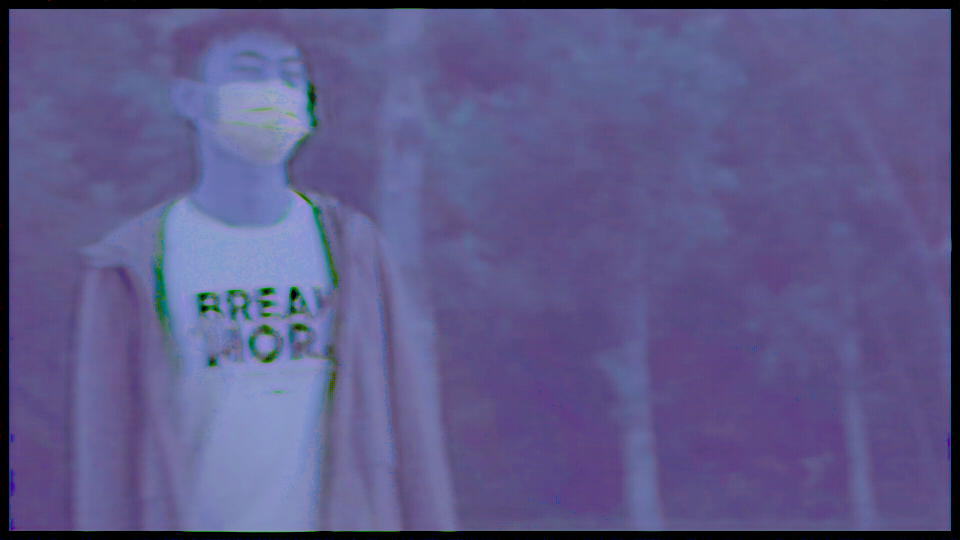
#> input picture Docs/Images/17_patchmatch_deblur/full_0.png, 1920 x 1080 px, found by its file name (shown at 1/2 size)
$ python bm3d_demo_rgb.py   (older library calls are emulated)
#> lines starting #> are read from the running program, lines starting #| are printed output that depends on the picture
### bm3d_python_package_3.0.9/bm3d-3.0.9/bm3d/__init__.py
"""
BM3D is an algorithm for attenuation of additive spatially correlated
stationary (aka colored) Gaussian noise.

based on Y. Mäkinen, L. Azzari, A. Foi, 2020,
"Collaborative Filtering of Correlated Noise: Exact Transform-Domain Variance for Improved Shrinkage and Patch Matching",
in IEEE Transactions on Image Processing, vol. 29, pp. 8339-8354.

Copyright (c) 2006-2020 Tampere University.
All rights reserved.
This work (software, material, and documentation) shall only
be used for nonprofit noncommercial purposes.
Any unauthorized use of this work for commercial or for-profit purposes
is prohibited.
"""


import numpy as np
import pywt
import copy
import os
from typing import Union, Tuple
from scipy.fftpack import *
from scipy.linalg import *
from scipy.ndimage.filters import correlate
from scipy.io import loadmat
from scipy import signal
from scipy.interpolate import interpn

# PyWavelets is not essential, as we include a few hard-coded transforms
try:
    import pywt
except ImportError:
    pywt = None

from .bm3d_ctypes import bm3d_step
# Alternatively, from .bm3d_c import bm3d_step

from .profiles import BM3DProfile, BM3DProfileRefilter, BM3DProfileVN, BM3DStages
from .profiles import BM3DProfileDeb, BM3DProfileHigh, BM3DProfileLC, BM3DProfileVNOld

EPS = 2.2204e-16


def bm3d_rgb(z: np.ndarray, sigma_psd: Union[np.ndarray, list, float],
             profile: Union[BM3DProfile, str] = 'np', colorspace: str = 'opp')\
        -> np.ndarray:
    """
    BM3D For color images. Performs color transform to do block-matching in luminance domain.
    :param z: Noisy image, 3 channels (MxNx3)
    :param sigma_psd: Noise PSD, either MxN or MxNx3 (different PSDs for different channels)
                        or
                      Noise standard deviation, either float, or [float, float, float] for 3 different stds.
    :param profile: Settings for BM3D: BM3DProfile object or a string.
                    ('np', 'refilter', 'vn', 'vn_old', 'high', 'deb')
    :param colorspace: 'YCbCr' or 'opp' for choosing the color transform
    :return: denoised color image, same size as z
    """

    # Forward color transform
    z, imax, imin, scale, a = rgb_to(z, colorspace)

    # Scale PSD appropriately

    # Multiple PSDs / sigmas

    if np.ndim(sigma_psd) == 1 or (np.ndim(sigma_psd) == 3 and sigma_psd.shape[2] == 3):
        sigma_psd = np.array(sigma_psd)
        if np.ndim(sigma_psd) == 3:
            o = sigma_psd.reshape([sigma_psd.shape[0] * sigma_psd.shape[1], 3]) @ (a.T ** 2)
            o = o.reshape([sigma_psd.shape[0], sigma_psd.shape[1], 3])
            sigma_psd = o / np.transpose(np.atleast_3d((imax - imin) ** 2), (0, 2, 1))
        else:
            # One-dim PSDs
            o = np.array(np.ravel(sigma_psd)).T ** 2 @ (a.T ** 2)
            sigma_psd = np.sqrt(o / (imax - imin) ** 2)
    else:
        if np.squeeze(sigma_psd).ndim <= 1:  # stds are scaled by the sqrt.
            sigma_psd = sigma_psd * np.transpose(np.atleast_3d(np.sqrt(scale)), (0, 2, 1))
        else:
            sigma_psd = np.atleast_3d(sigma_psd) * np.transpose(np.atleast_3d(scale), (0, 2, 1))

    # Call BM3D with the transformed image and PSD
    y_hat = bm3d(z, sigma_psd, profile)

    # Inverse transform to get the final estimate
    y_hat, imax, imin, scale, a = rgb_to(y_hat, colorspace, True, imax, imin)

    return y_hat


# [68 lines left out: function bm3d_deblurring, not called in this run]


def bm3d(z: np.ndarray, sigma_psd: Union[np.ndarray, list, float],
         profile: Union[BM3DProfile, str] = 'np',
         stage_arg: Union[BM3DStages, np.ndarray] = BM3DStages.ALL_STAGES,
         blockmatches: tuple = (False, False))\
        -> Union[np.ndarray, Tuple[np.ndarray, Tuple[np.ndarray, np.ndarray]]]:
    """
    Perform BM3D denoising on z: either hard-thresholding, Wiener filtering or both.

    :param z: Noisy image. either MxN or MxNxC where C is the channel count.
              For multichannel images, blockmatching is performed on the first channel.
    :param sigma_psd: Noise PSD, either MxN or MxNxC (different PSDs for different channels)
            or
           sigma_psd: Noise standard deviation, either float, or length C list of floats
    :param profile: Settings for BM3D: BM3DProfile object or a string
                    ('np', 'refilter', 'vn', 'vn_old', 'high', 'deb'). Default 'np'.
    :param stage_arg: Determines whether to perform hard-thresholding or wiener filtering.
                    either BM3DStages.HARD_THRESHOLDING, BM3DStages.ALL_STAGES or an estimate
                    of the noise-free image.
                    - BM3DStages.ALL_STAGES: Perform both.
                    - BM3DStages.HARD_THRESHOLDING: Perform hard-thresholding only.
                    - ndarray, size of z: Perform Wiener Filtering with stage_arg as pilot.
    :param blockmatches: Tuple (HT, Wiener), with either value either:
                        - False : Do not save blockmatches for phase
                        - True : Save blockmatches for phase
                        - Pre-computed block-matching array returned by a previous call with [True]
                        Such as y_est, matches = BM3D(z, sigma_psd, profile, blockMatches=(True, True))
                        y_est2 = BM3D(z2, sigma_psd, profile, blockMatches=matches);
    :return:
        - denoised image, same size as z: if blockmatches == (False, False)
        - denoised image, blockmatch data: if either element of blockmatches is True
    """

    # Profile selection, if profile is a string, otherwise BM3DProfile.
    pro = _select_profile(profile)

    # Ensure z is 3-D a numpy array
    z = np.array(z)
    if z.ndim == 1:
        raise ValueError("z must be either a 2D or a 3D image!")
    if z.ndim == 2:
        z = np.atleast_3d(z)

    # If profile defines maximum required pad, use that, otherwise use image size
    pad_size = (int(np.ceil(z.shape[0] / 2)), int(np.ceil(z.shape[1] / 2)))\
        if pro.max_pad_size is None else pro.max_pad_size

    # Add 3rd dimension if necessary - don't pad there
    if z.ndim == 3 and len(pad_size) == 2:
        pad_size = (pad_size[0], pad_size[1], 0)

    y_hat = None
    ht_blocks = None
    wie_blocks = None

    # If we passed a numpy array as stage_arg, presume it is a hard-thresholding estimate.
    if isinstance(stage_arg, np.ndarray):
        y_hat = np.atleast_3d(stage_arg)
        stage_arg = BM3DStages.WIENER_FILTERING
        if y_hat.shape != z.shape:
            raise ValueError("Estimate passed in stage_arg must be equal size to z!")

    elif stage_arg == BM3DStages.WIENER_FILTERING:
        raise ValueError("If you wish to only perform Wiener filtering, you need to pass an estimate as stage_arg!")

    if np.minimum(z.shape[0], z.shape[1]) < pro.bs_ht or np.minimum(z.shape[0], z.shape[1]) < pro.bs_wiener:
        raise ValueError("Image cannot be smaller than block size!")

    # If this is true, we are doing hard thresholding (whether we do Wiener later or not)
    stage_ht = (stage_arg.value & BM3DStages.HARD_THRESHOLDING.value) != 0
    # If this is true, we are doing Wiener filtering
    stage_wie = (stage_arg.value & BM3DStages.WIENER_FILTERING.value) != 0

    channel_count = z.shape[2]
    sigma_psd = np.array(sigma_psd)
    single_dim_psd = False

    # Format single dimension (std) sigma_psds
    if np.squeeze(sigma_psd).ndim <= 1:
        single_dim_psd = True
    if np.squeeze(sigma_psd).ndim == 1:
        sigma_psd = np.atleast_3d(np.ravel(sigma_psd)).transpose(0, 2, 1)
    else:
        sigma_psd = np.atleast_3d(sigma_psd)

    # Handle blockmatching inputs
    blockmatches_ht, blockmatches_wie = blockmatches  # Break apart

    # Convert blockmatch args to array even if they're single value
    if type(blockmatches_ht) == bool:
        blockmatches_ht = np.array([blockmatches_ht], dtype=np.int32)
    if type(blockmatches_wie) == bool:
        blockmatches_wie = np.array([blockmatches_wie], dtype=np.int32)

    sigma_psd2, psd_blur, psd_k = _process_psd(sigma_psd, z, single_dim_psd, pad_size, pro)

    # Step 1. Produce the basic estimate by HT filtering
    if stage_ht:

        # Get used transforms and aggregation windows.
        t_forward, t_inverse, hadper_trans_single_den,\
            inverse_hadper_trans_single_den, wwin2d = _get_transforms(pro, True)

        # Call the actual hard-thresholding step with the acquired parameters
        y_hat, ht_blocks = bm3d_step(BM3DStages.HARD_THRESHOLDING, z, psd_blur, single_dim_psd,
                                     pro, t_forward, t_inverse.T, hadper_trans_single_den,
                                     inverse_hadper_trans_single_den, wwin2d, channel_count, blockmatches_ht)
        if pro.print_info:
            print('Hard-thresholding stage completed')

        # Residual denoising, HT
        if pro.denoise_residual:

                remains, remains_psd = get_filtered_residual(z, y_hat, sigma_psd2, pad_size, pro.residual_thr)
                remains_psd = _process_psd_for_nf(remains_psd, psd_k, pro)

                if np.min(np.max(np.max(remains_psd, axis=0), axis=0)) > 1e-5:
                    # Re-filter
                    y_hat, ht_blocks = bm3d_step(BM3DStages.HARD_THRESHOLDING, y_hat + remains, remains_psd, False,
                                                 pro, t_forward, t_inverse.T, hadper_trans_single_den,
                                                 inverse_hadper_trans_single_den, wwin2d, channel_count,
                                                 blockmatches_ht, refiltering=True)

    # Step 2. Produce the final estimate by Wiener filtering (using the
    # hard-thresholding initial estimate)
    if stage_wie:

        # Get used transforms and aggregation windows.
        t_forward, t_inverse, hadper_trans_single_den,\
            inverse_hadper_trans_single_den, wwin2d = _get_transforms(pro, False)

        # Multiply PSDs by mus
        mu_list = np.ravel(pro.mu2).reshape([1, 1, np.size(pro.mu2)])
        if single_dim_psd:
            mu_list = np.sqrt(mu_list)
        psd_blur_mult = psd_blur * mu_list

        # Wiener filtering
        y_hat, wie_blocks = bm3d_step(BM3DStages.WIENER_FILTERING, z, psd_blur_mult, single_dim_psd,
                                      pro, t_forward, t_inverse.T, hadper_trans_single_den,
                                      inverse_hadper_trans_single_den, wwin2d, channel_count,
                                      blockmatches_wie, y_hat=y_hat)

        # Residual denoising, Wiener
        if pro.denoise_residual:
            remains, remains_psd = get_filtered_residual(z, y_hat, sigma_psd2, pad_size, pro.residual_thr)
            remains_psd = _process_psd_for_nf(remains_psd, psd_k, pro)

            if np.min(np.max(np.max(remains_psd, axis=0), axis=0)) > 1e-5:

                psd_blur_mult = remains_psd * np.ravel(pro.mu2_re).reshape([1, 1, np.size(pro.mu2_re)])
                y_hat, wie_blocks = bm3d_step(BM3DStages.WIENER_FILTERING, y_hat + remains, psd_blur_mult, False,
                                              pro, t_forward, t_inverse.T, hadper_trans_single_den,
                                              inverse_hadper_trans_single_den, wwin2d, channel_count, blockmatches_wie,
                                              refiltering=True, y_hat=y_hat)

        if pro.print_info:
            print('Wiener-filtering stage completed')

    if not stage_ht and not stage_wie:
        raise ValueError("No operation was selected!")

    # Remove useless dimension if only single output
    if channel_count == 1:
        y_hat = y_hat[:, :, 0]

    incl_blockmatches = (blockmatches_ht is not None and blockmatches_ht[0] == 1) or \
                        (blockmatches_wie is not None and blockmatches_wie[0] == 1)

    if blockmatches_ht is None or blockmatches_ht[0] != 1 or ht_blocks is None:
        ht_blocks = np.zeros(1, dtype=np.intc)

    if blockmatches_wie is None or blockmatches_wie[0] != 1 or wie_blocks is None:
        wie_blocks = np.zeros(1, dtype=np.intc)

    if incl_blockmatches:
        return y_hat, (ht_blocks, wie_blocks)

    return y_hat


# [52 lines left out: function get_filtered_residual, not called in this run]


def gaussian_kernel(size: tuple, std: float, std2: float = -1) -> np.ndarray:
    """
    Get a 2D Gaussian kernel of size (sz1, sz2) with the specified standard deviations.
    If std2 is not specified, both stds will be the same.
    :param size: kernel size, tuple
    :param std: std of 1st dimension
    :param std2: std of 2nd dimension, or -1 if equal to std
    :return: normalized Gaussian kernel (sum == 1)
    """
    if std2 == -1:
        std2 = std
    g1d = signal.gaussian(int(size[0]), std=std).reshape(int(size[0]), 1)
    g1d2 = signal.gaussian(int(size[1]), std=std2).reshape(int(size[1]), 1)

    g2d = np.outer(g1d / np.sum(g1d), g1d2 / np.sum(g1d2))
    return g2d


# [29 lines left out: function _process_psd_for_nf, not called in this run]


def _select_profile(profile: Union[str, BM3DProfile]) -> BM3DProfile:
    """
    Select profile for BM3D
    :param profile: BM3DProfile or a string
    :return: BM3DProfile object
    """
    if isinstance(profile, BM3DProfile):
        pro = copy.copy(profile)
    elif profile == 'np':
        pro = BM3DProfile()
    elif profile == 'refilter':
        pro = BM3DProfileRefilter()
    elif profile == 'vn':
        pro = BM3DProfileVN()
    elif profile == 'high':
        pro = BM3DProfileHigh()
    elif profile == 'vn_old':
        pro = BM3DProfileVNOld()
    elif profile == 'deb':
        pro = BM3DProfileDeb()
    else:
        raise TypeError('"profile" should be either a string of '
                        '"np"/"refilter"/"vn"/"high"/"vn_old"/"deb" or a BM3DProfile object!')
    return pro


# [514 lines left out: functions _get_transf_matrix, _estimate_parameters_for_psd, _get_features, _pcax, _trapz2, _get_kernel_from_psd and 3 more, not called in this run]


def rgb_to(img: np.ndarray, colormode: str = 'YCbCr', inverse: bool = False,
           o_max: float = 0, o_min: float = 0)\
        -> (np.ndarray, float, float, float, np.ndarray):
    """
    Converts to normalized YCbCr or 'opp' (or back), returns normalization values needed for inverse
    :param img: image to transform (MxNx3)
    :param colormode: 'YCbCr' or 'opp'
    :param inverse: if True, do the inverse instead
    :param o_max: max value used for inverse scaling (returned by forward)
    :param o_min: min value used for inverse scaling (returned by forward)
    :return: (normalized+transformed image, o_max, o_min, scale used to multiply 1-D PSD, forward transform used)
    """
    if colormode == 'opp':
        # Forward
        a = np.array([[1/3, 1/3, 1/3], [0.5, 0, -0.5], [0.25, -0.5, 0.25]])
        # Inverse
        b = np.array([[1, 1, 2/3], [1, 0, -4/3], [1, -1, 2/3]])
    else:
        # YCbCr
        a = np.array([[0.299, 0.587, 0.114], [-0.168737, -0.331263, 0.5], [0.5, -0.418688, -0.081313]])
        b = np.array([[1.0000, 0.0000, 1.4020], [1.0000, -0.3441, -0.7141], [1.0000, 1.7720, 0.0000]])

    if inverse:
        # The inverse transform
        o = (img.reshape([img.shape[0] * img.shape[1], 3]) * (o_max - o_min) + o_min) @ b.T
        scale = None
    else:
        # The color transform
        o = img.reshape([img.shape[0] * img.shape[1], 3]) @ a.T
        o_max = np.max(o, axis=0)
        o_min = np.min(o, axis=0)
        o = (o - o_min) / (o_max - o_min)
        scale = np.sum(a.T ** 2, axis=0) / (o_max - o_min) ** 2

    return o.reshape([img.shape[0], img.shape[1], 3]), o_max, o_min, scale, a

### bm3d_python_package_3.0.9/bm3d-3.0.9/examples/experiment_funcs.py
"""
Define functions needed for the demos.
"""

import numpy as np
from scipy.fftpack import fft2, ifft2, fftshift, ifftshift
from scipy.signal import fftconvolve
from bm3d import gaussian_kernel


# [21 lines left out: functions get_psnr, get_cropped_psnr, not called in this run]


def get_experiment_kernel(noise_type: str, noise_var: float, sz: tuple = np.array((101, 101))):
    """
    Get kernel for generating noise from specific experiment from the paper.
    :param noise_type: Noise type string, g[0-4](w|)
    :param noise_var: noise variance
    :param sz: size of image, used only for g4 and g4w
    :return: experiment kernel with the l2-norm equal to variance
    """
    # if noiseType == gw / g0
    kernel = np.array([[1]])
    noise_types = ['gw', 'g0', 'g1', 'g2', 'g3', 'g4', 'g1w', 'g2w', 'g3w', 'g4w']
    if noise_type not in noise_types:
        raise ValueError("Noise type must be one of " + str(noise_types))

    if noise_type != "g4" and noise_type != "g4w":
        # Crop this size of kernel when generating,
        # unless pink noise, in which
        # if noiseType == we want to use the full image size
        sz = np.array([101, 101])
    else:
        sz = np.array(sz)

    # Sizes for meshgrids
    sz2 = -(1 - (sz % 2)) * 1 + np.floor(sz / 2)
    sz1 = np.floor(sz / 2)
    uu, vv = np.meshgrid([i for i in range(-int(sz1[0]), int(sz2[0]) + 1)],
                         [i for i in range(-int(sz1[1]), int(sz2[1]) + 1)])

    beta = 0.8

    if noise_type[0:2] == 'g1':
        # Horizontal line
        kernel = np.atleast_2d(16 - abs(np.linspace(1, 31, 31) - 16))

    elif noise_type[0:2] == 'g2':
        # Circular repeating pattern
        scale = 1
        dist = uu ** 2 + vv ** 2
        kernel = np.cos(np.sqrt(dist) / scale) * gaussian_kernel((sz[0], sz[1]), 10)

    elif noise_type[0:2] == 'g3':
        # Diagonal line pattern kernel
        scale = 1
        kernel = np.cos((uu + vv) / scale) * gaussian_kernel((sz[0], sz[1]), 10)

    elif noise_type[0:2] == 'g4':
        # Pink noise
        dist = uu ** 2 + vv ** 2
        n = sz[0] * sz[1]
        spec = (np.sqrt((np.sqrt(n) * 1e-2) / (np.sqrt(dist) + np.sqrt(n) * 1e-2)))
        kernel = fftshift(ifft2(ifftshift(spec)))

    else:  # gw and g0 are white
        beta = 0

    # -- Noise with additional white component --

    if len(noise_type) > 2 and noise_type[2] == 'w':
        kernel = kernel / np.sqrt(np.sum(kernel ** 2))
        kalpha = np.sqrt((1 - beta) + beta * abs(fft2(kernel, (sz[0], sz[1]))) ** 2)
        kernel = fftshift(ifft2(kalpha))

    kernel = np.real(kernel)
    # Correct variance
    kernel = kernel / np.sqrt(np.sum(kernel ** 2)) * np.sqrt(noise_var)

    return kernel


def get_experiment_noise(noise_type: str, noise_var: float, realization: int, sz: tuple)\
        -> (np.ndarray, np.ndarray, np.ndarray):
    """
    Generate noise for experiment with specified kernel, variance, seed and size.
    Return noise and relevant parameters.
    The generated noise is non-circular.
    :param noise_type: Noise type, see get_experiment_kernel for list of accepted types.
    :param noise_var: Noise variance of the resulting noise
    :param realization: Seed for the noise realization
    :param sz: image size -> size of resulting noise
    :return: noise, PSD, and kernel
    """
    np.random.seed(realization)

    # Get pre-specified kernel
    kernel = get_experiment_kernel(noise_type, noise_var, sz)

    # Create noisy image
    half_kernel = np.ceil(np.array(kernel.shape) / 2)

    if len(sz) == 3 and half_kernel.size == 2:
        half_kernel = [half_kernel[0], half_kernel[1], 0]
        kernel = np.atleast_3d(kernel)

    half_kernel = np.array(half_kernel, dtype=int)

    # Crop edges
    noise = fftconvolve(np.random.normal(size=(sz + 2 * half_kernel)), kernel, mode='same')
    noise = np.atleast_3d(noise)[half_kernel[0]:-half_kernel[0], half_kernel[1]:-half_kernel[1], :]

    psd = abs(fft2(kernel, (sz[0], sz[1]), axes=(0, 1))) ** 2 * sz[0] * sz[1]

    return noise, psd, kernel

### bm3d_python_package_3.0.9/bm3d-3.0.9/examples/bm3d_demo_rgb.py
"""
RGB image BM3D denoising demo file, based on
Y. Mäkinen, L. Azzari, A. Foi, 2020,
"Collaborative Filtering of Correlated Noise: Exact Transform-Domain Variance for Improved Shrinkage and Patch Matching",
in IEEE Transactions on Image Processing, vol. 29, pp. 8339-8354.
For color images, block matching is performed on the luminance channel.
"""

import numpy as np
from bm3d import bm3d_rgb, BM3DProfile
from experiment_funcs import get_experiment_noise, get_psnr, get_cropped_psnr
from PIL import Image
import matplotlib.pyplot as plt
import os
import cv2


def main():
    # Experiment specifications
    imagename = '/home/cuhksz-aci-03/Documents/UltralLowLightRawVideoISP-main/local_tone_result/0325结果/full_0.png'

    # Load noise-free image
    y = np.array(Image.open(imagename)) / 255

    # Possible noise types to be generated 'gw', 'g1', 'g2', 'g3', 'g4', 'g1w',
    # 'g2w', 'g3w', 'g4w'.
    noise_type = 'g3'
    noise_var = 0.5  # Noise variance
    seed = 0  # seed for pseudorandom noise realization

    # Generate noise with given PSD
    noise, psd, kernel = get_experiment_noise(noise_type, noise_var, seed, y.shape)
    # N.B.: For the sake of simulating a more realistic acquisition scenario,
    # the generated noise is *not* circulant. Therefore there is a slight
    # discrepancy between PSD and the actual PSD computed from infinitely many
    # realizations of this noise with different seeds.

    # Generate noisy image corrupted by additive spatially correlated noise
    # with noise power spectrum PSD
    z = np.atleast_3d(y) + np.atleast_3d(noise)
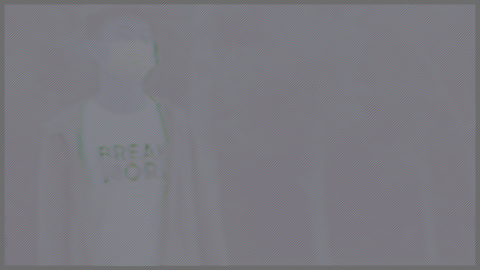
#> z: shape (1080, 1920, 3) float64 (shown at 1/4 size); mean R, G, B 0.369, 0.35, 0.534; drawn with min black and max white

    # Call BM3D With the default settings.
    y_est = bm3d_rgb(z, psd)
#> in rgb_to, `o_max = np.max(o, axis=0)`: o_max = [2.63, 2.22, 2.09]
#> in rgb_to, `o_min = np.min(o, axis=0)`: o_min = [-1.53, -2.31, -2.01]
#> in rgb_to, `scale = np.sum(a.T ** 2, axis=0) / (o_max - o_min) ** 2`: scale = [0.0193, 0.0244, 0.0223]
#> in bm3d_rgb, `z, imax, imin, scale, a = rgb_to(z, colorspace)`:
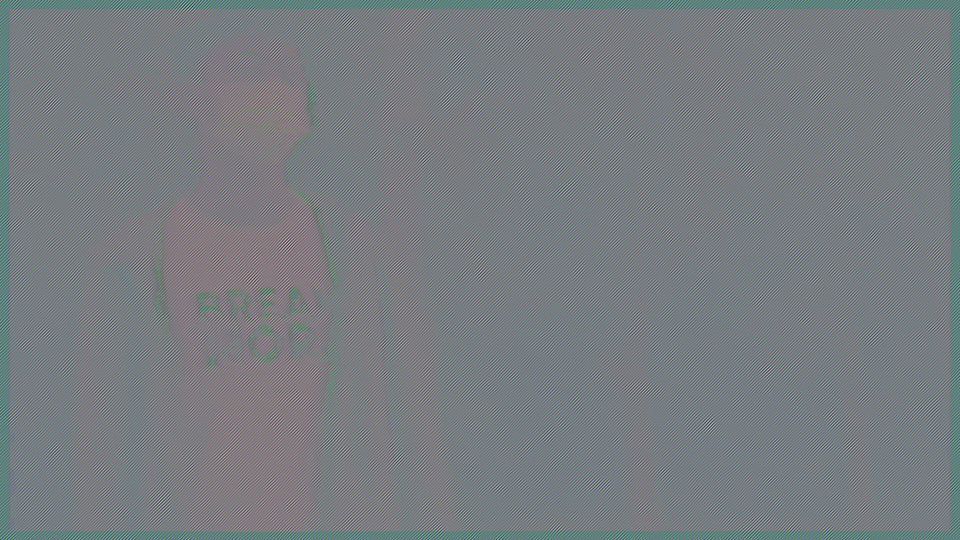
#> z: shape (1080, 1920, 3) float64 (shown at 1/2 size); mean of channels 0, 1, 2 0.468, 0.492, 0.502; drawn as R, G, B
#> in bm3d_rgb, `z, imax, imin, scale, a = rgb_to(z, colorspace)`: imax = [2.63, 2.22, 2.09]; imin = [-1.53, -2.31, -2.01]; scale = [0.0193, 0.0244, 0.0223]; a = [[0.333, 0.333, 0.333], [0.5, 0, -0.5], [0.25, -0.5, 0.25]]
#> (the rest of the program and of its run is left out)
